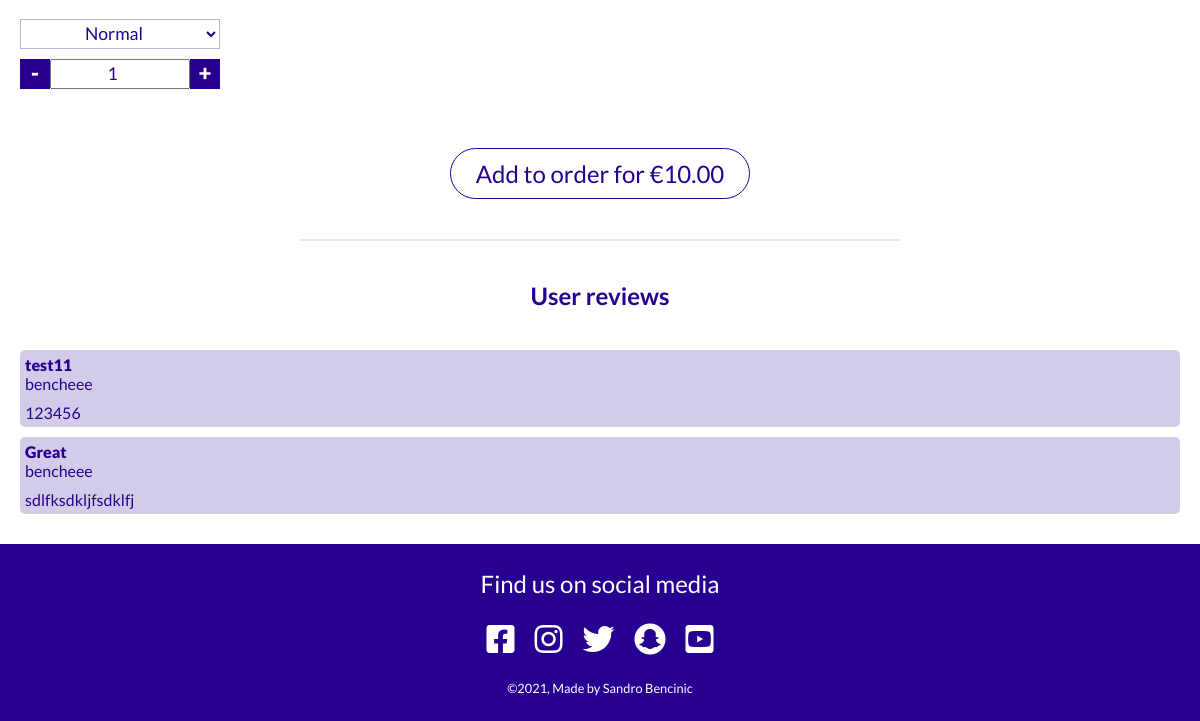
Before: /product/item/1 (lower part) with the older database file.
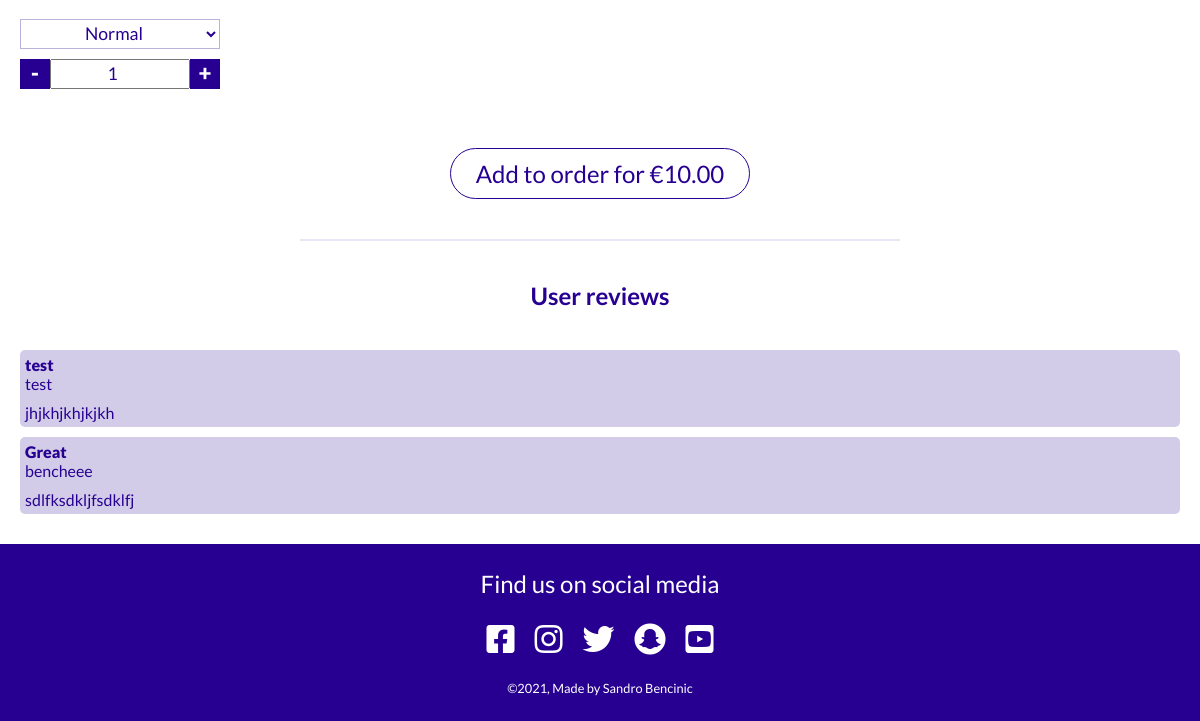
After: the same page with the newer database file.
### product/models.py (models this page shows, shortened)
class Review(models.Model):
    user_profile = models.ForeignKey(User, on_delete=models.CASCADE)
    item = models.ForeignKey(Item, on_delete=models.CASCADE)
    title = models.CharField(max_length=50)
    content = models.TextField()

### product/views.py (the view)
# urls.py: path('item/<item_id>', item, name='item'),
def item(request, item_id):
    for review in Review.objects.all():
        print(review.user_profile.username)
    context = {
        'item': Item.objects.get(id=item_id),
        'reviews': reversed(Review.objects.all()),
        'show_bag': True
    }
    return render(request, 'product/item.html', context)

### order/contexts.py (called while the page is built, shortened)
def contexts(request):
    bag_items = []
    grand_total = 0
    if request.user.is_authenticated:
        delivery_fee = 0
    else:
        delivery_fee = 2
    grand_total += delivery_fee
    order_time = None
    bag = request.session.get('bag', {})
    context = {
        'bag_items': bag_items,
        'grand_total': grand_total,
        'order_time': order_time,
        'delivery_fee': delivery_fee,
    }
    return context

### product/templates/product/item.html (shortened to what this page needs)
{% extends 'base.html' %}
{% load static %}
{% block content %}
    <div class="item">
        <form action="{% url 'add_item' item.id %}" method="post" class="item__form">
            <select id="item-size" name="size">
                <option value="normal" selected>Normal</option>
            </select>
            <div class="item__quantity">
                <div class="item__minus">-</div>
                <input type="number" name="quantity" id="item-quantity" min="1" value="1" >
                <div class="item__plus">+</div>
            </div>
            <div class="center">
                <button class="btn btn--item" type="submit">
                    Add to order for €<span id="item-price">{{ item.price }}</span>
                </button>
            </div>
        </form>
        <hr class="hr-index">
        <div class="comment">
            <h2 class="comment__title">User reviews</h2>
            {% if reviews %}
                {% for review in reviews %}
                <div class="comment-single">
                    <div class="comment-single__title">
                        <p>{{ review.title }}</p>
                        <p>{{ review.user_profile }}</p>
                    </div>
                    <div class="comment-single__text">{{ review.content }}
                    </div>
                </div>
                {% endfor %}
            {% else %}
            <p style="text-align: center;">No reviews yet.</p>
            {% endif %}
        </div>
    </div>
{% endblock content %}

Changed rows visible on the page:
removed Review: title "test11", user_profile "bencheee", content "123456"
added Review: title "test", user_profile "test", content "jhjkhjkhjkjkh"
